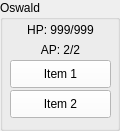
  <widget class="QGroupBox" name="Oz">
   <property name="geometry">
    <rect>
     <x>50</x>
     <y>240</y>
     <width>120</width>
     <height>131</height>
    </rect>
   </property>
   <property name="title">
    <string>Oswald</string>
   </property>
   <widget class="QLabel" name="OzHP">
    <property name="geometry">
     <rect>
      <x>10</x>
      <y>20</y>
      <width>101</width>
      <height>20</height>
     </rect>
    </property>
    <property name="text">
     <string>HP: 999/999</string>
    </property>
    <property name="alignment">
     <set>Qt::AlignCenter</set>
    </property>
   </widget>
   <widget class="QPushButton" name="OzItem1">
    <property name="geometry">
     <rect>
      <x>10</x>
      <y>60</y>
      <width>101</width>
      <height>28</height>
     </rect>
    </property>
    <property name="palette">
     <palette>
      <active>
       <colorrole role="WindowText">
        <brush brushstyle="SolidPattern">
         <color alpha="255">
          <red>0</red>
          <green>0</green>
          <blue>0</blue>
         </color>
        </brush>
       </colorrole>
       <colorrole role="Button">
        <brush brushstyle="SolidPattern">
         <color alpha="255">
          <red>255</red>
          <green>255</green>
          <blue>255</blue>
         </color>
        </brush>
       </colorrole>
       <colorrole role="Midlight">
        <brush brushstyle="SolidPattern">
         <color alpha="255">
          <red>255</red>
          <green>255</green>
          <blue>255</blue>
         </color>
        </brush>
       </colorrole>
       <colorrole role="Dark">
        <brush brushstyle="SolidPattern">
         <color alpha="255">
          <red>127</red>
          <green>127</green>
          <blue>127</blue>
         </color>
        </brush>
       </colorrole>
       <colorrole role="Mid">
        <brush brushstyle="SolidPattern">
         <color alpha="255">
          <red>170</red>
          <green>170</green>
          <blue>170</blue>
         </color>
        </brush>
       </colorrole>
       <colorrole role="Text">
        <brush brushstyle="SolidPattern">
         <color alpha="255">
          <red>0</red>
          <green>0</green>
          <blue>0</blue>
         </color>
        </brush>
       </colorrole>
       <colorrole role="ButtonText">
        <brush brushstyle="SolidPattern">
         <color alpha="255">
          <red>0</red>
          <green>0</green>
          <blue>0</blue>
         </color>
        </brush>
       </colorrole>
       <colorrole role="Base">
        <brush brushstyle="SolidPattern">
         <color alpha="255">
          <red>255</red>
          <green>255</green>
          <blue>255</blue>
         </color>
        </brush>
       </colorrole>
       <colorrole role="Window">
        <brush brushstyle="SolidPattern">
         <color alpha="255">
          <red>255</red>
          <green>255</green>
          <blue>255</blue>
         </color>
        </brush>
       </colorrole>
       <colorrole role="AlternateBase">
        <brush brushstyle="SolidPattern">
         <color alpha="255">
          <red>255</red>
          <green>255</green>
          <blue>255</blue>
         </color>
        </brush>
       </colorrole>
      </active>
      <inactive>
       <colorrole role="WindowText">
        <brush brushstyle="SolidPattern">
         <color alpha="255">
          <red>0</red>
          <green>0</green>
          <blue>0</blue>
         </color>
        </brush>
       </colorrole>
       <colorrole role="Button">
        <brush brushstyle="SolidPattern">
         <color alpha="255">
          <red>255</red>
          <green>255</green>
          <blue>255</blue>
         </color>
        </brush>
       </colorrole>
       <colorrole role="Midlight">
        <brush brushstyle="SolidPattern">
         <color alpha="255">
          <red>255</red>
          <green>255</green>
          <blue>255</blue>
         </color>
        </brush>
       </colorrole>
       <colorrole role="Dark">
        <brush brushstyle="SolidPattern">
         <color alpha="255">
          <red>127</red>
          <green>127</green>
          <blue>127</blue>
         </color>
        </brush>
       </colorrole>
       <colorrole role="Mid">
        <brush brushstyle="SolidPattern">
         <color alpha="255">
          <red>170</red>
          <green>170</green>
          <blue>170</blue>
         </color>
        </brush>
       </colorrole>
       <colorrole role="Text">
        <brush brushstyle="SolidPattern">
         <color alpha="255">
          <red>0</red>
          <green>0</green>
          <blue>0</blue>
         </color>
        </brush>
       </colorrole>
       <colorrole role="ButtonText">
        <brush brushstyle="SolidPattern">
         <color alpha="255">
          <red>0</red>
          <green>0</green>
          <blue>0</blue>
         </color>
        </brush>
       </colorrole>
       <colorrole role="Base">
        <brush brushstyle="SolidPattern">
         <color alpha="255">
          <red>255</red>
          <green>255</green>
          <blue>255</blue>
         </color>
        </brush>
       </colorrole>
       <colorrole role="Window">
        <brush brushstyle="SolidPattern">
         <color alpha="255">
          <red>255</red>
          <green>255</green>
          <blue>255</blue>
         </color>
        </brush>
       </colorrole>
       <colorrole role="AlternateBase">
        <brush brushstyle="SolidPattern">
         <color alpha="255">
          <red>255</red>
          <green>255</green>
          <blue>255</blue>
         </color>
        </brush>
       </colorrole>
      </inactive>
      <disabled>
       <colorrole role="WindowText">
        <brush brushstyle="SolidPattern">
         <color alpha="255">
          <red>127</red>
          <green>127</green>
          <blue>127</blue>
         </color>
        </brush>
       </colorrole>
       <colorrole role="Button">
        <brush brushstyle="SolidPattern">
         <color alpha="255">
          <red>255</red>
          <green>255</green>
          <blue>255</blue>
         </color>
        </brush>
       </colorrole>
       <colorrole role="Midlight">
        <brush brushstyle="SolidPattern">
         <color alpha="255">
          <red>255</red>
          <green>255</green>
          <blue>255</blue>
         </color>
        </brush>
       </colorrole>
       <colorrole role="Dark">
        <brush brushstyle="SolidPattern">
         <color alpha="255">
          <red>127</red>
          <green>127</green>
          <blue>127</blue>
         </color>
        </brush>
       </colorrole>
       <colorrole role="Mid">
        <brush brushstyle="SolidPattern">
         <color alpha="255">
          <red>170</red>
          <green>170</green>
          <blue>170</blue>
         </color>
        </brush>
       </colorrole>
       <colorrole role="Text">
        <brush brushstyle="SolidPattern">
         <color alpha="255">
          <red>127</red>
          <green>127</green>
          <blue>127</blue>
         </color>
        </brush>
       </colorrole>
       <colorrole role="ButtonText">
        <brush brushstyle="SolidPattern">
         <color alpha="255">
          <red>127</red>
          <green>127</green>
          <blue>127</blue>
         </color>
        </brush>
       </colorrole>
       <colorrole role="Base">
        <brush brushstyle="SolidPattern">
         <color alpha="255">
          <red>255</red>
          <green>255</green>
          <blue>255</blue>
         </color>
        </brush>
       </colorrole>
       <colorrole role="Window">
        <brush brushstyle="SolidPattern">
         <color alpha="255">
          <red>255</red>
          <green>255</green>
          <blue>255</blue>
         </color>
        </brush>
       </colorrole>
       <colorrole role="AlternateBase">
        <brush brushstyle="SolidPattern">
         <color alpha="255">
          <red>255</red>
          <green>255</green>
          <blue>255</blue>
         </color>
        </brush>
       </colorrole>
      </disabled>
     </palette>
    </property>
    <property name="text">
     <string>Item 1</string>
    </property>
   </widget>
   <widget class="QLabel" name="OzAP">
    <property name="geometry">
     <rect>
      <x>10</x>
      <y>40</y>
      <width>101</width>
      <height>20</height>
     </rect>
    </property>
    <property name="text">
     <string>AP: 2/2</string>
    </property>
    <property name="alignment">
     <set>Qt::AlignCenter</set>
    </property>
   </widget>
   <widget class="QPushButton" name="OzItem2">
    <property name="geometry">
     <rect>
      <x>10</x>
      <y>90</y>
      <width>101</width>
      <height>28</height>
     </rect>
    </property>
    <property name="palette">
     <palette>
      <active>
       <colorrole role="WindowText">
        <brush brushstyle="SolidPattern">
         <color alpha="255">
          <red>0</red>
          <green>0</green>
          <blue>0</blue>
         </color>
        </brush>
       </colorrole>
       <colorrole role="Button">
        <brush brushstyle="SolidPattern">
         <color alpha="255">
          <red>255</red>
          <green>255</green>
          <blue>255</blue>
         </color>
        </brush>
       </colorrole>
       <colorrole role="Midlight">
        <brush brushstyle="SolidPattern">
         <color alpha="255">
          <red>255</red>
          <green>255</green>
          <blue>255</blue>
         </color>
        </brush>
       </colorrole>
       <colorrole role="Dark">
        <brush brushstyle="SolidPattern">
         <color alpha="255">
          <red>127</red>
          <green>127</green>
          <blue>127</blue>
         </color>
        </brush>
       </colorrole>
       <colorrole role="Mid">
        <brush brushstyle="SolidPattern">
         <color alpha="255">
          <red>170</red>
          <green>170</green>
          <blue>170</blue>
         </color>
        </brush>
       </colorrole>
       <colorrole role="Text">
        <brush brushstyle="SolidPattern">
         <color alpha="255">
          <red>0</red>
          <green>0</green>
          <blue>0</blue>
         </color>
        </brush>
       </colorrole>
       <colorrole role="ButtonText">
        <brush brushstyle="SolidPattern">
         <color alpha="255">
          <red>0</red>
          <green>0</green>
          <blue>0</blue>
         </color>
        </brush>
       </colorrole>
       <colorrole role="Base">
        <brush brushstyle="SolidPattern">
         <color alpha="255">
          <red>255</red>
          <green>255</green>
          <blue>255</blue>
         </color>
        </brush>
       </colorrole>
       <colorrole role="Window">
        <brush brushstyle="SolidPattern">
         <color alpha="255">
          <red>255</red>
          <green>255</green>
          <blue>255</blue>
         </color>
        </brush>
       </colorrole>
       <colorrole role="AlternateBase">
        <brush brushstyle="SolidPattern">
         <color alpha="255">
          <red>255</red>
          <green>255</green>
          <blue>255</blue>
         </color>
        </brush>
       </colorrole>
      </active>
      <inactive>
       <colorrole role="WindowText">
        <brush brushstyle="SolidPattern">
         <color alpha="255">
          <red>0</red>
          <green>0</green>
          <blue>0</blue>
         </color>
        </brush>
       </colorrole>
       <colorrole role="Button">
        <brush brushstyle="SolidPattern">
         <color alpha="255">
          <red>255</red>
          <green>255</green>
          <blue>255</blue>
         </color>
        </brush>
       </colorrole>
       <colorrole role="Midlight">
        <brush brushstyle="SolidPattern">
         <color alpha="255">
          <red>255</red>
          <green>255</green>
          <blue>255</blue>
         </color>
        </brush>
       </colorrole>
       <colorrole role="Dark">
        <brush brushstyle="SolidPattern">
         <color alpha="255">
          <red>127</red>
          <green>127</green>
          <blue>127</blue>
         </color>
        </brush>
       </colorrole>
       <colorrole role="Mid">
        <brush brushstyle="SolidPattern">
         <color alpha="255">
          <red>170</red>
          <green>170</green>
          <blue>170</blue>
         </color>
        </brush>
       </colorrole>
       <colorrole role="Text">
        <brush brushstyle="SolidPattern">
         <color alpha="255">
          <red>0</red>
          <green>0</green>
          <blue>0</blue>
         </color>
        </brush>
       </colorrole>
       <colorrole role="ButtonText">
        <brush brushstyle="SolidPattern">
         <color alpha="255">
          <red>0</red>
          <green>0</green>
          <blue>0</blue>
         </color>
        </brush>
       </colorrole>
       <colorrole role="Base">
        <brush brushstyle="SolidPattern">
         <color alpha="255">
          <red>255</red>
          <green>255</green>
          <blue>255</blue>
         </color>
        </brush>
       </colorrole>
       <colorrole role="Window">
        <brush brushstyle="SolidPattern">
         <color alpha="255">
          <red>255</red>
          <green>255</green>
          <blue>255</blue>
         </color>
        </brush>
       </colorrole>
       <colorrole role="AlternateBase">
        <brush brushstyle="SolidPattern">
         <color alpha="255">
          <red>255</red>
          <green>255</green>
          <blue>255</blue>
         </color>
        </brush>
       </colorrole>
      </inactive>
      <disabled>
       <colorrole role="WindowText">
        <brush brushstyle="SolidPattern">
         <color alpha="255">
          <red>127</red>
          <green>127</green>
          <blue>127</blue>
         </color>
        </brush>
       </colorrole>
       <colorrole role="Button">
        <brush brushstyle="SolidPattern">
         <color alpha="255">
          <red>255</red>
          <green>255</green>
          <blue>255</blue>
         </color>
        </brush>
       </colorrole>
       <colorrole role="Midlight">
        <brush brushstyle="SolidPattern">
         <color alpha="255">
          <red>255</red>
          <green>255</green>
          <blue>255</blue>
         </color>
        </brush>
       </colorrole>
       <colorrole role="Dark">
        <brush brushstyle="SolidPattern">
         <color alpha="255">
          <red>127</red>
          <green>127</green>
          <blue>127</blue>
         </color>
        </brush>
       </colorrole>
       <colorrole role="Mid">
        <brush brushstyle="SolidPattern">
         <color alpha="255">
          <red>170</red>
          <green>170</green>
          <blue>170</blue>
         </color>
        </brush>
       </colorrole>
       <colorrole role="Text">
        <brush brushstyle="SolidPattern">
         <color alpha="255">
          <red>127</red>
          <green>127</green>
          <blue>127</blue>
         </color>
        </brush>
       </colorrole>
       <colorrole role="ButtonText">
        <brush brushstyle="SolidPattern">
         <color alpha="255">
          <red>127</red>
          <green>127</green>
          <blue>127</blue>
         </color>
        </brush>
       </colorrole>
       <colorrole role="Base">
        <brush brushstyle="SolidPattern">
         <color alpha="255">
          <red>255</red>
          <green>255</green>
          <blue>255</blue>
         </color>
        </brush>
       </colorrole>
       <colorrole role="Window">
        <brush brushstyle="SolidPattern">
         <color alpha="255">
          <red>255</red>
          <green>255</green>
          <blue>255</blue>
         </color>
        </brush>
       </colorrole>
       <colorrole role="AlternateBase">
        <brush brushstyle="SolidPattern">
         <color alpha="255">
          <red>255</red>
          <green>255</green>
          <blue>255</blue>
         </color>
        </brush>
       </colorrole>
      </disabled>
     </palette>
    </property>
    <property name="text">
     <string>Item 2</string>
    </property>
   </widget>
  </widget>
